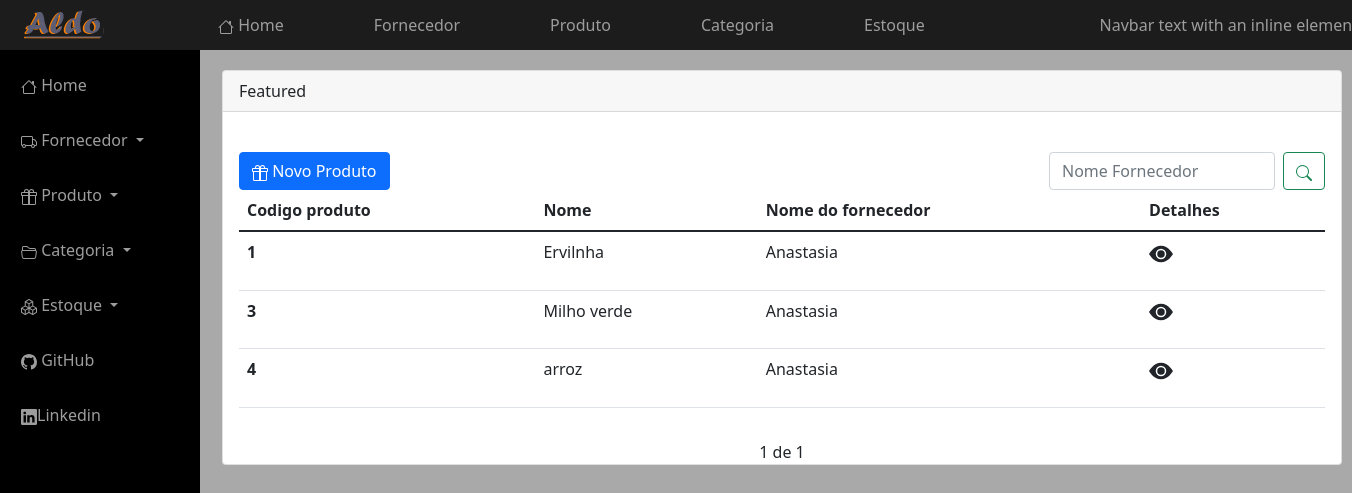
/produto/produto, run on an earlier commit of the app's database.
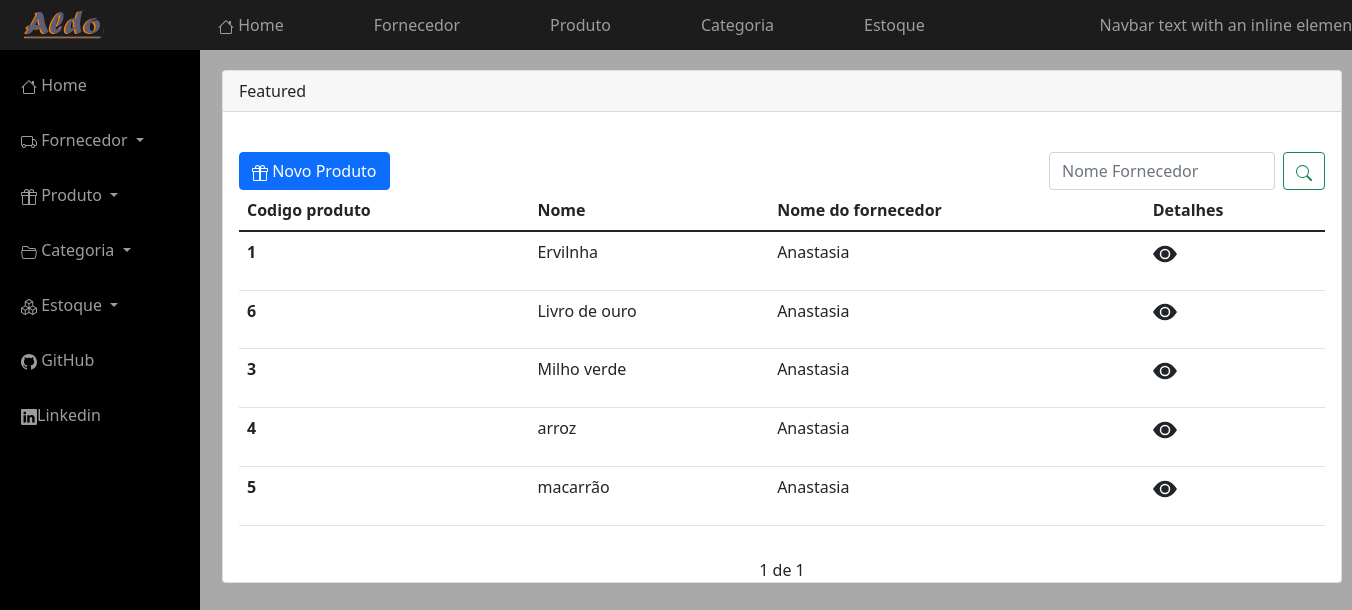
And on a later commit of the database.
### produto/models.py (models this page shows, shortened)
class Produto(models.Model):
    inportado = models.BooleanField(default=False)
    ncm = models.CharField('NCM',max_length=8)
    produto = models.CharField('Nome', max_length=100, unique=True)
    fornecedor = models.ForeignKey(Fornecedor, on_delete=models.CASCADE)
    descricao = models.CharField('Descrição', max_length=200)
    unidade_medida = models.CharField('Unidade de medida', max_length=11, choices=UNIDADE_DE_MEDIDA)
    quantidade_embalagem = models.IntegerField('Qantidade na embalagem')
    preco = models.DecimalField('preço', max_digits=7, decimal_places=2)
    estoque = models.IntegerField('estoque Atual', null=True)
    estoque_minimo = models.IntegerField('estoque mínimo', default=0)
    class Meta:
        ordering = ('produto',)

### fornecedor/models.py (models this page shows, shortened)
class Fornecedor(models.Model):
    data_cadastro = models.DateTimeField(auto_now=True)
    Categoria = models.ForeignKey(Categoria, on_delete=models.CASCADE)
    nome = models.CharField('Nome Fantasia', max_length=100)
    nome_r = models.CharField('Nome Razão Social', max_length=100)
    CNPJ = models.CharField('cnpj', max_length=100)
    escricao_estadual = models.CharField('Escrição Estadual', max_length=100)
    rua = models.CharField('Rua', max_length=200)
    cep = models.CharField('CEP', max_length=10)
    numero = models.IntegerField('Numéro:')
    cidade = models.CharField('Cidade', max_length=50)
    bairro = models.CharField('Bairro', max_length=30)
    proximidade = models.CharField(max_length=30)
    complemento = models.CharField('Complemento', max_length=10)
    nome_contato = models.CharField('Nome', max_length=100)
    cargo = models.CharField('Cargo', max_length=10)
    telefone = models.CharField('Telefone', max_length=15)
    tipo_telefone = models.CharField(max_length=11, choices=TIPO_TELEFONE)
    Email = models.CharField('E-mail', max_length=100)
    tipo_email = models.CharField(max_length=11, choices=TIPO_EMAIL)

### produto/views.py (the view)
# urls.py: path('/produto', produtos, name='listar_produto'),
def produtos(request):
    search = request.GET.get('search')
    if search:
        produtos = Produto.objects.filter(produto__icontains=search)
    else:
        produto_list = Produto.objects.all()
        paginator = Paginator(produto_list, 5)
        page = request.GET.get('page')
        produtos = paginator.get_page(page)
    return render(request, 'produto/list_produto.html', {'produtos': produtos})

### produto/templates/produto/list_produto.html (shortened to what this page needs)
{% extends "core/includes/base.html"%}
{% block main %}
<div class="card" id="card_list_produto">
    <div class="card-header">
    Featured
  </div>
    <br>
  <div class="card-body">
      <div class="row">
          <div class="col">
          <a href="{% url 'produto_create'%}" class="btn btn-primary">
              Novo Produto
          </a>
          </div>
          <form class="d-flex"  id="t">
          <input class="form-control me-2" type="text" name="search"  placeholder="Nome Fornecedor" aria-label="Search">
          <button class="btn btn-outline-success" type="submit">
          </button>
          </form>
          <br>
      </div>
   <table class="table">
  <thead>
    <tr>
      <th scope="col">Codigo produto</th>
      <th scope="col">Nome</th>
      <th scope="col">Nome do fornecedor</th>
      <th scope="col">Detalhes</th>
    </tr>
  </thead>
  <tbody>
  {% for produto in produtos %}
    <tr>
      <th scope="row">{{produto.id}}</th>
      <td>{{produto.produto}}</td>
      <td>{{produto.fornecedor.nome}}</td>
      <td><a href="{% url 'produto_ver' produto.id %}" class="buton ">
         <p class="text-dark"><svg xmlns="http://www.w3.org/2000/svg" width="1.5em" height="1.5em" fill="currentColor" class="bi bi-eye-fill" viewBox="0 0 16 16">
             <path d="M10.5 8a2.5 2.5 0 1 1-5 0 2.5 2.5 0 0 1 5 0z"/>
             <path d="M0 8s3-5.5 8-5.5S16 8 16 8s-3 5.5-8 5.5S0 8 0 8zm8 3.5a3.5 3.5 0 1 0 0-7 3.5 3.5 0 0 0 0 7z"/>
             </svg></p>
      </a></td>
    </tr>
   {% endfor %}
  </tbody>
</table>
         </div>
    <div class="pagination">
        <span  class="step-links">
          <span>
              {{ produtos.number}} de {{ produtos.paginator.num_pages}}
          </span>
        </span><br>
    </div>
  </div>
</div>
{% endblock %}

### core/templates/core/includes/base.html (shortened to what this page needs)
{% load static %}
<!doctype html>
<html lang="pt-br">
  <head>
    <link href="https://cdn.jsdelivr.net/npm/bootstrap@5.1.1/dist/css/bootstrap.min.css" rel="stylesheet">
      <link rel="stylesheet" href="{% static 'css/styles.css'%}">
  </head>
  <body>
  <div class="container-fluid">
      {% block nav%}
      {% include "core/includes/nav.html" %}
      {% endblock%}
     {% block main %}
     {% endblock %}
  </body>
</html>

### core/templates/core/includes/nav.html (shortened to what this page needs)
{% load static %}
<nav class="navbar navbar-expand-lg navbar-light " id="nav1">
  <div class="container-fluid">
    <a class="navbar-brand" href="#"><img src="{% static 'img/logoAldo1.png' %}" id="logo"></a>
    <div class="collapse navbar-collapse" id="navbarText">
      <ul class="navbar-nav me-auto mb-2 mb-lg-0">
        <li class="nav-item">
          <a class="nav-link active" aria-current="page" href="{% url 'home_core'  %}">
              Home
          </a>
        </li>
        <li class="nav-item">
          <a class="nav-link" href="{% url 'listar_fornecedor'%}">Fornecedor</a>
        </li>
        <li class="nav-item">
          <a class="nav-link" href="{% url 'listar_produto'%}">Produto</a>
        </li>
        <li class="nav-item">
          <a class="nav-link" href="{% url 'home_categorias'%}">Categoria</a>
        </li>
        <li class="nav-item">
          <a class="nav-link" href="{% url 'home_estoque'%}">Estoque</a>
        </li>
      </ul>
        <div id="n">
          <span class="navbar-text" id="2">
           Navbar text with an inline element
          </span>
        </div>
    </div>
  </div>
</nav>
<div class="texto">
<ul class="nav flex-column" id="vanlateral">
    <li class="nav-item">
    <a class="nav-link active" aria-current="page" href="{% url 'home_core'  %}">
 Home
    </a>
  </li>
 <li class="nav-item dropdown">
          <a class="nav-link dropdown-toggle" href="#" id="navbarDropdown" role="button" data-bs-toggle="dropdown" aria-expanded="false">
            Fornecedor
          </a>
        </li>
  <li class="nav-item dropdown">
          <a class="nav-link dropdown-toggle" href="#" id="navbarDropdown" role="button" data-bs-toggle="dropdown" aria-expanded="false">
              Produto
          </a>
        </li>
    <li class="nav-item dropdown">
          <a class="nav-link dropdown-toggle" href="#" id="navbarDropdown" role="button" data-bs-toggle="dropdown" aria-expanded="false">
             Categoria
          </a>
        </li>
      <li class="nav-item dropdown">
          <a class="nav-link dropdown-toggle" href="#" id="navbarDropdown" role="button" data-bs-toggle="dropdown" aria-expanded="false">
 Estoque
          </a>
        </li>
       <li class="nav-item">
    <a class="nav-link active" aria-current="page" href="https://github.com/Aldo-lima/Loja_virtual_em_python">
   GitHub
    </a>
  </li>
       <li class="nav-item">
    <a class="nav-link active" aria-current="page" href="https://linkedin.com/in/aldo-cesar-lima-b86360164">
        Linkedin
    </a>
  </li>
</ul>
</div>

### core/static/css/styles.css (style rules this page uses)
body { background-color : #A9A9A9; }
#nav1 { background-color : #1C1C1C; margin:0px 0px 0px -12px; width:1370px; height: 50px; position:fixed ; }
#nav1 li a { color: #9d9d9d; padding:0px 0px 0px 90px; }
#n span { color: #9d9d9d; }
.texto ul li a { color: #9d9d9d; margin:15px 0px 0px 5px; }
#logo { height: 3rem; }
#vanlateral { background-color : #000000; width:200px; height: 800px; margin:50px 0px 0px -12px; position:fixed ; }
#t { width:300px; }
#card_list_produto { width:1120px; margin: 70px 0px 0px 210px; position: absolute; }
.pagination { margin-buttom:20px; }
.step-links { position:relative; margin-left: auto; margin-right: auto; }

What changed in the data, as far as the page shows it:
added Produto: id "6", produto "Livro de ouro", fornecedor.nome "Anastasia"
added Produto: id "5", produto "macarrão", fornecedor.nome "Anastasia"
